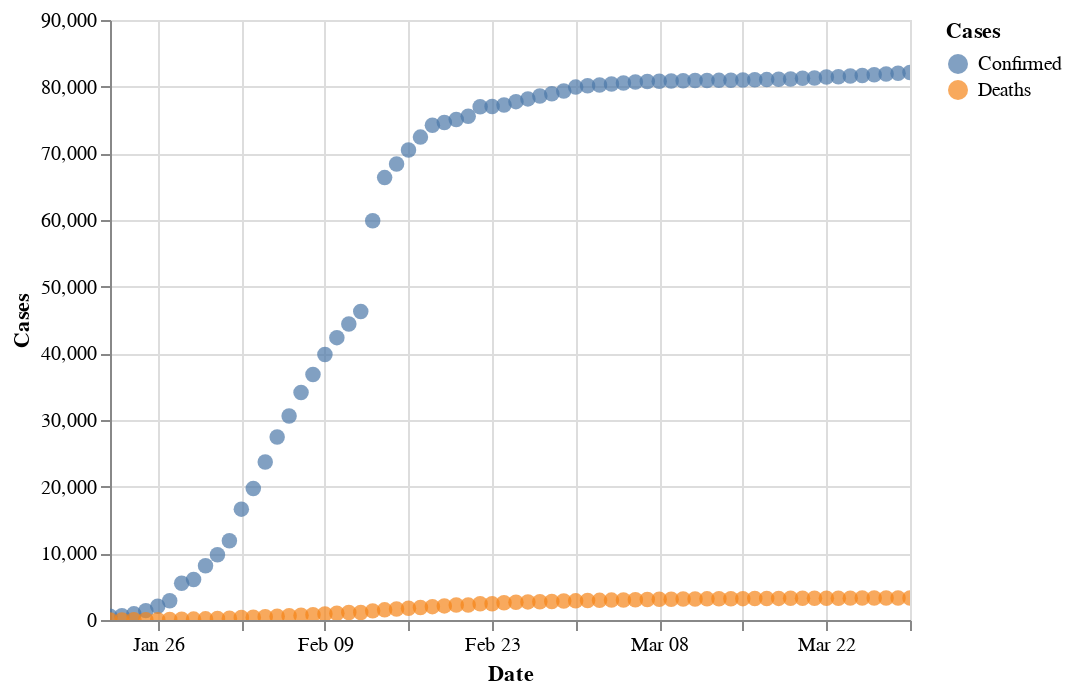

Write notebook code for a chart like this one.
### Code cell
altair_plot_for_confirmed_and_deaths(df_grouped_china).interactive()

### Figure 1 — Vega-Lite specification as saved in the notebook (floating-point values rounded to 4 significant figures)
{"config": {"view": {"continuousWidth": 400, "continuousHeight": 300}}, "layer": [{"mark": {"type": "circle", "size": 60}, "encoding": {"color": {"type": "nominal", "field": "confirmed_marker", "title": "Cases"}, "x": {"type": "temporal", "axis": {"title": "Date"}, "field": "date"}, "y": {"type": "quantitative", "axis": {"title": "Cases"}, "field": "confirmed", "title": "Confirmed"}}, "selection": {"selector003": {"type": "interval", "bind": "scales", "encodings": ["x", "y"]}}}, {"mark": {"type": "circle", "size": 60}, "encoding": {"color": {"type": "nominal", "field": "deaths_marker"}, "x": {"type": "temporal", "field": "date"}, "y": {"type": "quantitative", "field": "deaths"}}}], "data": {"name": "data-8f20c4fc3bf0219e7abaab77e4bc39cd"}, "$schema": "https://vega.github.io/schema/vega-lite/v4.0.2.json", "datasets": {"data-8f20c4fc3bf0219e7abaab77e4bc39cd": [{"date": "2020-01-22T00:00:00", "confirmed": 548, "deaths": 17, "recovered": 28, "confirmed_marker": "Confirmed", "deaths_marker": "Deaths"}, {"date": "2020-01-23T00:00:00", "confirmed": 643, "deaths": 18, "recovered": 30, "confirmed_marker": "Confirmed", "deaths_marker": "Deaths"}, {"date": "2020-01-24T00:00:00", "confirmed": 920, "deaths": 26, "recovered": 36, "confirmed_marker": "Confirmed", "deaths_marker": "Deaths"}, {"date": "2020-01-25T00:00:00", "confirmed": 1406, "deaths": 42, "recovered": 39, "confirmed_marker": "Confirmed", "deaths_marker": "Deaths"}, {"date": "2020-01-26T00:00:00", "confirmed": 2075, "deaths": 56, "recovered": 49, "confirmed_marker": "Confirmed", "deaths_marker": "Deaths"}, {"date": "2020-01-27T00:00:00", "confirmed": 2877, "deaths": 82, "recovered": 58, "confirmed_marker": "Confirmed", "deaths_marker": "Deaths"}, {"date": "2020-01-28T00:00:00", "confirmed": 5509, "deaths": 131, "recovered": 101, "confirmed_marker": "Confirmed", "deaths_marker": "Deaths"}, {"date": "2020-01-29T00:00:00", "confirmed": 6087, "deaths": 133, "recovered": 120, "confirmed_marker": "Confirmed", "deaths_marker": "Deaths"}, {"date": "2020-01-30T00:00:00", "confirmed": 8141, "deaths": 171, "recovered": 135, "confirmed_marker": "Confirmed", "deaths_marker": "Deaths"}, {"date": "2020-01-31T00:00:00", "confirmed": 9802, "deaths": 213, "recovered": 214, "confirmed_marker": "Confirmed", "deaths_marker": "Deaths"}, {"date": "2020-02-01T00:00:00", "confirmed": 11891, "deaths": 259, "recovered": 275, "confirmed_marker": "Confirmed", "deaths_marker": "Deaths"}, {"date": "2020-02-02T00:00:00", "confirmed": 16630, "deaths": 361, "recovered": 463, "confirmed_marker": "Confirmed", "deaths_marker": "Deaths"}, {"date": "2020-02-03T00:00:00", "confirmed": 19716, "deaths": 425, "recovered": 614, "confirmed_marker": "Confirmed", "deaths_marker": "Deaths"}, {"date": "2020-02-04T00:00:00", "confirmed": 23707, "deaths": 491, "recovered": 843, "confirmed_marker": "Confirmed", "deaths_marker": "Deaths"}, {"date": "2020-02-05T00:00:00", "confirmed": 27440, "deaths": 563, "recovered": 1115, "confirmed_marker": "Confirmed", "deaths_marker": "Deaths"}, {"date": "2020-02-06T00:00:00", "confirmed": 30587, "deaths": 633, "recovered": 1477, "confirmed_marker": "Confirmed", "deaths_marker": "Deaths"}, {"date": "2020-02-07T00:00:00", "confirmed": 34110, "deaths": 718, "recovered": 1999, "confirmed_marker": "Confirmed", "deaths_marker": "Deaths"}, {"date": "2020-02-08T00:00:00", "confirmed": 36814, "deaths": 805, "recovered": 2596, "confirmed_marker": "Confirmed", "deaths_marker": "Deaths"}, {"date": "2020-02-09T00:00:00", "confirmed": 39829, "deaths": 905, "recovered": 3219, "confirmed_marker": "Confirmed", "deaths_marker": "Deaths"}, {"date": "2020-02-10T00:00:00", "confirmed": 42354, "deaths": 1012, "recovered": 3918, "confirmed_marker": "Confirmed", "deaths_marker": "Deaths"}, {"date": "2020-02-11T00:00:00", "confirmed": 44386, "deaths": 1112, "recovered": 4636, "confirmed_marker": "Confirmed", "deaths_marker": "Deaths"}, {"date": "2020-02-12T00:00:00", "confirmed": 46267, "deaths": 1117, "recovered": 5082, "confirmed_marker": "Confirmed", "deaths_marker": "Deaths"}, {"date": "2020-02-13T00:00:00", "confirmed": 59895, "deaths": 1369, "recovered": 6217, "confirmed_marker": "Confirmed", "deaths_marker": "Deaths"}, {"date": "2020-02-14T00:00:00", "confirmed": 66358, "deaths": 1521, "recovered": 7977, "confirmed_marker": "Confirmed", "deaths_marker": "Deaths"}, {"date": "2020-02-15T00:00:00", "confirmed": 68413, "deaths": 1663, "recovered": 9298, "confirmed_marker": "Confirmed", "deaths_marker": "Deaths"}, {"date": "2020-02-16T00:00:00", "confirmed": 70513, "deaths": 1766, "recovered": 10755, "confirmed_marker": "Confirmed", "deaths_marker": "Deaths"}, {"date": "2020-02-17T00:00:00", "confirmed": 72434, "deaths": 1864, "recovered": 12462, "confirmed_marker": "Confirmed", "deaths_marker": "Deaths"}, {"date": "2020-02-18T00:00:00", "confirmed": 74211, "deaths": 2003, "recovered": 14206, "confirmed_marker": "Confirmed", "deaths_marker": "Deaths"}, {"date": "2020-02-19T00:00:00", "confirmed": 74619, "deaths": 2116, "recovered": 15962, "confirmed_marker": "Confirmed", "deaths_marker": "Deaths"}, {"date": "2020-02-20T00:00:00", "confirmed": 75077, "deaths": 2238, "recovered": 18014, "confirmed_marker": "Confirmed", "deaths_marker": "Deaths"}, {"date": "2020-02-21T00:00:00", "confirmed": 75550, "deaths": 2238, "recovered": 18704, "confirmed_marker": "Confirmed", "deaths_marker": "Deaths"}, {"date": "2020-02-22T00:00:00", "confirmed": 77001, "deaths": 2443, "recovered": 22699, "confirmed_marker": "Confirmed", "deaths_marker": "Deaths"}, {"date": "2020-02-23T00:00:00", "confirmed": 77022, "deaths": 2445, "recovered": 23187, "confirmed_marker": "Confirmed", "deaths_marker": "Deaths"}, {"date": "2020-02-24T00:00:00", "confirmed": 77241, "deaths": 2595, "recovered": 25015, "confirmed_marker": "Confirmed", "deaths_marker": "Deaths"}, {"date": "2020-02-25T00:00:00", "confirmed": 77754, "deaths": 2665, "recovered": 27676, "confirmed_marker": "Confirmed", "deaths_marker": "Deaths"}, {"date": "2020-02-26T00:00:00", "confirmed": 78166, "deaths": 2717, "recovered": 30084, "confirmed_marker": "Confirmed", "deaths_marker": "Deaths"}, {"date": "2020-02-27T00:00:00", "confirmed": 78600, "deaths": 2746, "recovered": 32930, "confirmed_marker": "Confirmed", "deaths_marker": "Deaths"}, {"date": "2020-02-28T00:00:00", "confirmed": 78928, "deaths": 2790, "recovered": 36329, "confirmed_marker": "Confirmed", "deaths_marker": "Deaths"}, {"date": "2020-02-29T00:00:00", "confirmed": 79356, "deaths": 2837, "recovered": 39320, "confirmed_marker": "Confirmed", "deaths_marker": "Deaths"}, {"date": "2020-03-01T00:00:00", "confirmed": 79932, "deaths": 2872, "recovered": 42162, "confirmed_marker": "Confirmed", "deaths_marker": "Deaths"}, {"date": "2020-03-02T00:00:00", "confirmed": 80136, "deaths": 2914, "recovered": 44854, "confirmed_marker": "Confirmed", "deaths_marker": "Deaths"}, {"date": "2020-03-03T00:00:00", "confirmed": 80261, "deaths": 2947, "recovered": 47450, "confirmed_marker": "Confirmed", "deaths_marker": "Deaths"}, {"date": "2020-03-04T00:00:00", "confirmed": 80386, "deaths": 2983, "recovered": 50001, "confirmed_marker": "Confirmed", "deaths_marker": "Deaths"}, {"date": "2020-03-05T00:00:00", "confirmed": 80537, "deaths": 3015, "recovered": 52292, "confirmed_marker": "Confirmed", "deaths_marker": "Deaths"}, {"date": "2020-03-06T00:00:00", "confirmed": 80690, "deaths": 3044, "recovered": 53944, "confirmed_marker": "Confirmed", "deaths_marker": "Deaths"}, {"date": "2020-03-07T00:00:00", "confirmed": 80770, "deaths": 3072, "recovered": 55539, "confirmed_marker": "Confirmed", "deaths_marker": "Deaths"}, {"date": "2020-03-08T00:00:00", "confirmed": 80823, "deaths": 3100, "recovered": 57388, "confirmed_marker": "Confirmed", "deaths_marker": "Deaths"}, {"date": "2020-03-09T00:00:00", "confirmed": 80860, "deaths": 3123, "recovered": 58804, "confirmed_marker": "Confirmed", "deaths_marker": "Deaths"}, {"date": "2020-03-10T00:00:00", "confirmed": 80887, "deaths": 3139, "recovered": 60181, "confirmed_marker": "Confirmed", "deaths_marker": "Deaths"}, {"date": "2020-03-11T00:00:00", "confirmed": 80921, "deaths": 3161, "recovered": 61644, "confirmed_marker": "Confirmed", "deaths_marker": "Deaths"}, {"date": "2020-03-12T00:00:00", "confirmed": 80932, "deaths": 3172, "recovered": 62901, "confirmed_marker": "Confirmed", "deaths_marker": "Deaths"}, {"date": "2020-03-13T00:00:00", "confirmed": 80945, "deaths": 3180, "recovered": 64196, "confirmed_marker": "Confirmed", "deaths_marker": "Deaths"}, {"date": "2020-03-14T00:00:00", "confirmed": 80977, "deaths": 3193, "recovered": 65660, "confirmed_marker": "Confirmed", "deaths_marker": "Deaths"}, {"date": "2020-03-15T00:00:00", "confirmed": 81003, "deaths": 3203, "recovered": 67017, "confirmed_marker": "Confirmed", "deaths_marker": "Deaths"}, {"date": "2020-03-16T00:00:00", "confirmed": 81033, "deaths": 3217, "recovered": 67910, "confirmed_marker": "Confirmed", "deaths_marker": "Deaths"}, {"date": "2020-03-17T00:00:00", "confirmed": 81058, "deaths": 3230, "recovered": 68798, "confirmed_marker": "Confirmed", "deaths_marker": "Deaths"}, {"date": "2020-03-18T00:00:00", "confirmed": 81102, "deaths": 3241, "recovered": 69755, "confirmed_marker": "Confirmed", "deaths_marker": "Deaths"}, {"date": "2020-03-19T00:00:00", "confirmed": 81156, "deaths": 3249, "recovered": 70535, "confirmed_marker": "Confirmed", "deaths_marker": "Deaths"}, {"date": "2020-03-20T00:00:00", "confirmed": 81250, "deaths": 3253, "recovered": 71266, "confirmed_marker": "Confirmed", "deaths_marker": "Deaths"}, {"date": "2020-03-21T00:00:00", "confirmed": 81305, "deaths": 3259, "recovered": 71857, "confirmed_marker": "Confirmed", "deaths_marker": "Deaths"}, {"date": "2020-03-22T00:00:00", "confirmed": 81435, "deaths": 3274, "recovered": 72362, "confirmed_marker": "Confirmed", "deaths_marker": "Deaths"}, {"date": "2020-03-23T00:00:00", "confirmed": 81498, "deaths": 3274, "recovered": 72814, "confirmed_marker": "Confirmed", "deaths_marker": "Deaths"}, {"date": "2020-03-24T00:00:00", "confirmed": 81591, "deaths": 3281, "recovered": 73280, "confirmed_marker": "Confirmed", "deaths_marker": "Deaths"}, {"date": "2020-03-25T00:00:00", "confirmed": 81661, "deaths": 3285, "recovered": 73773, "confirmed_marker": "Confirmed", "deaths_marker": "Deaths"}, {"date": "2020-03-26T00:00:00", "confirmed": 81782, "deaths": 3291, "recovered": 74181, "confirmed_marker": "Confirmed", "deaths_marker": "Deaths"}, {"date": "2020-03-27T00:00:00", "confirmed": 81897, "deaths": 3296, "recovered": 74720, "confirmed_marker": "Confirmed", "deaths_marker": "Deaths"}, {"date": "2020-03-28T00:00:00", "confirmed": 81999, "deaths": 3299, "recovered": 75100, "confirmed_marker": "Confirmed", "deaths_marker": "Deaths"}, {"date": "2020-03-29T00:00:00", "confirmed": 82122, "deaths": 3304, "recovered": 75582, "confirmed_marker": "Confirmed", "deaths_marker": "Deaths"}]}}
